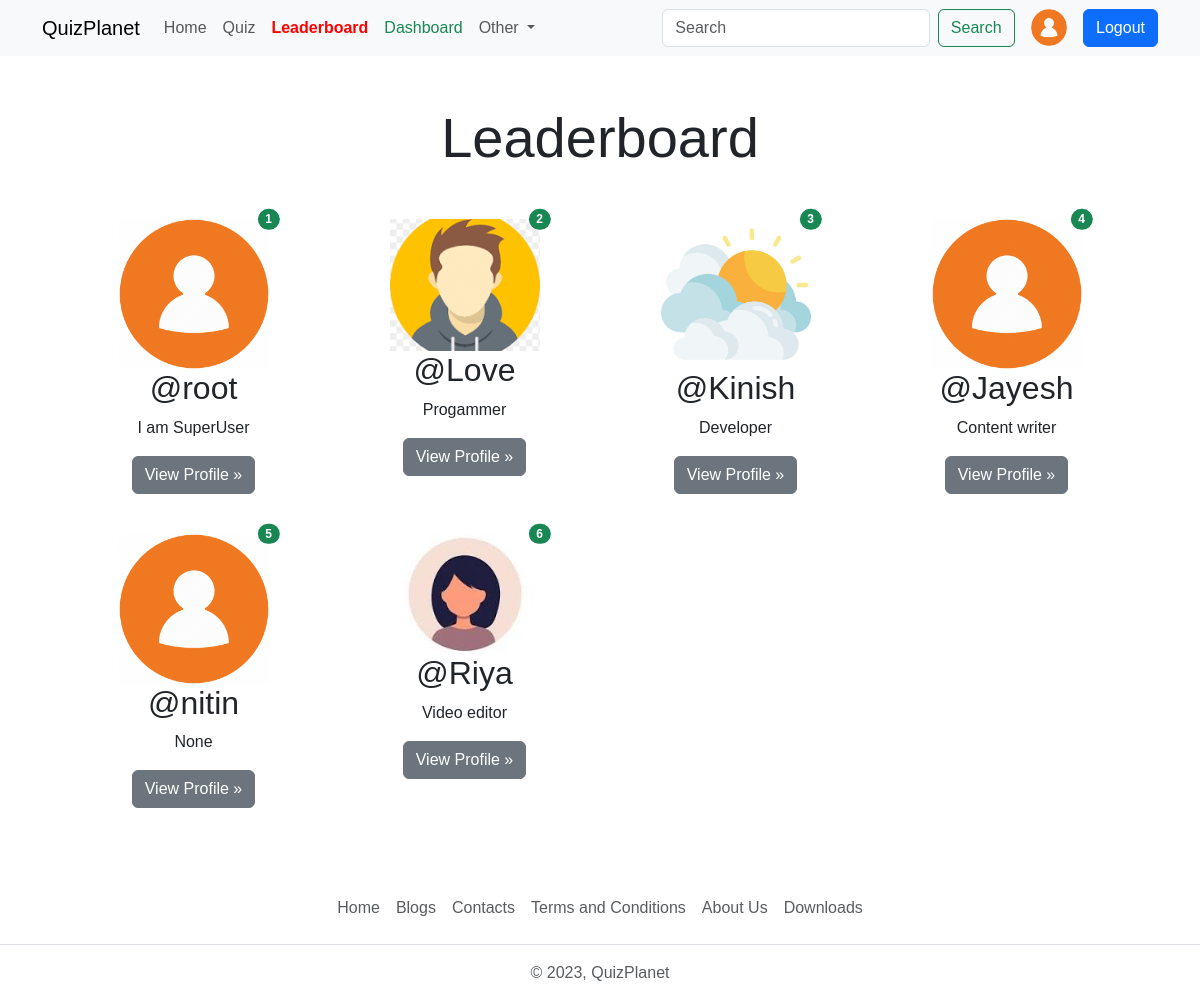
The app's page /leaderboard (signed in), older data.
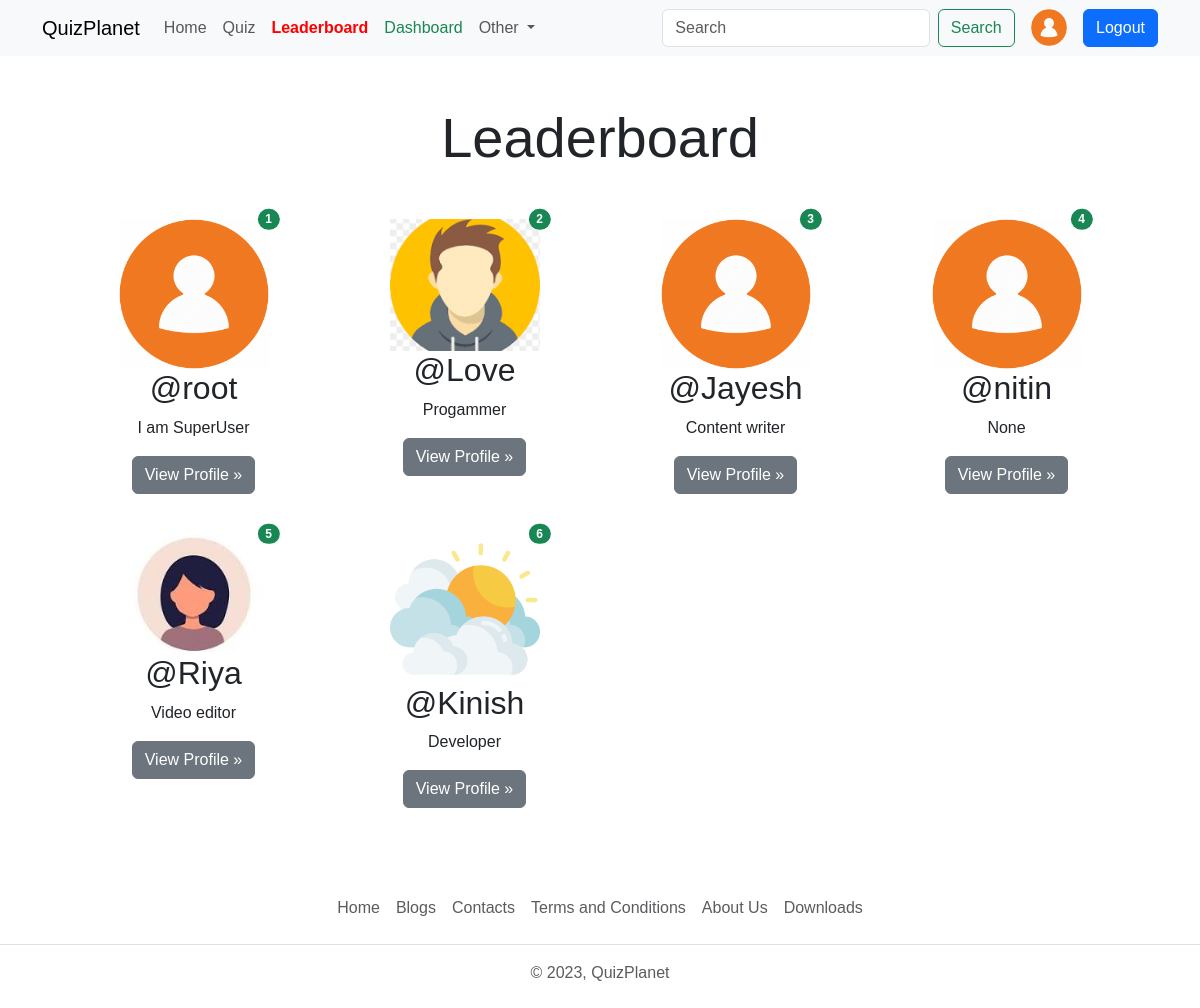
The same page, newer data.
### quiz/models.py (models this page shows, shortened)
class UserRank(models.Model):
    user=models.OneToOneField(User,on_delete=models.CASCADE)
    rank=models.IntegerField(null=True,blank =True)
    total_score = models.IntegerField(null=True,blank=True)

### account/models.py (models this page shows, shortened)
class Profile(models.Model):
    user=models.OneToOneField(User,on_delete=models.CASCADE,null=True,verbose_name='User Object') #verbose name
    bio = models.TextField(blank=True,null=True)
    profile_img=models.ImageField(upload_to='profile_images',default='user.png',blank=True,null=True,verbose_name='Profile Pic')
    location=models.CharField(max_length=100,blank=True,null=True)
    GENDER=(
        ('Male','Male'),
        ('Female','Female'),
        ('Other','Other'),
    )
    gender=models.CharField(max_length=6,choices=GENDER,blank=True,null=True)

### base/views.py (the view)
# urls.py: path('leaderboard',views.leaderboard_view,name='leaderboard'),
@login_required(login_url='login')
def leaderboard_view(request):
    leaderboard_users = UserRank.objects.order_by('rank')
    user_object = User.objects.get(username=request.user)
    user_profile2 = Profile.objects.get(user=user_object)
    context = {"leaderboard_users": leaderboard_users, "user_profile2": user_profile2,'leaderboard':'active'}
    return render(request, "leaderboard.html", context)

### templates/leaderboard.html (shortened to what this page needs)
{% extends 'index.html' %}
{% block content %}
    <div class="container text-center">
        <h1 class="display-4 text-center my-5">Leaderboard</h1>
        <div class="row row-cols-sm-1 row-cols-md-2 row-cols-lg-3 row-cols-xl-4 mx-3">
            {% if leaderboard_users|length == 0 %}
                <div class="col-lg-4 position-relative mb-4">
                <h4 class="text-center text-danger">No User Available On Leaderboard</h4>
            {% else %}
                {% for rank in leaderboard_users  %}
                    <div class="col-lg-4 position-relative mb-4">
                        <img src="{{ rank.user.profile.profile_img.url }}" class="img-fluid" width="150" height="150" alt="user-profile">
                        <span class="position-absolute top-0 start-90 translate-middle badge rounded-pill bg-success">{{ forloop.counter }}</span>
                        <h2 class="fw-normal">@{{ rank.user.username }}</h2>
                        <p>{{ rank.user.profile.bio|truncatewords:5 }}</p>
                        <p><a class="btn btn-secondary" href="{% url "profile" rank.user.username %}">View Profile »</a></p>
                    </div>
                {% endfor %}
            {% endif %}
        </div>
    </div>
{% endblock content %}

Row changes from the older to the newer data that the page shows:
changed UserRank "Kinish": moves down the list
